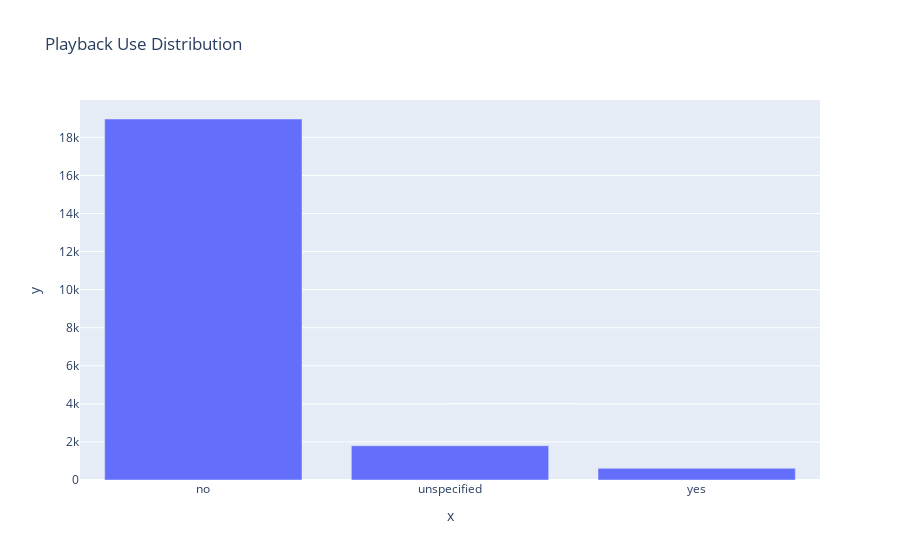

Notebook code for this chart:
### Markdown cell above
## Playback_used Distribution

Replace null values with 'unspecified'

### Code cell
train['playback_used'].fillna('unspecified', inplace=True)
counts = train['playback_used'].value_counts()
xp.bar(x=counts.index, y=counts, title='Playback Use Distribution')

### Figure 1 — Plotly figure (JSON) as saved in the notebook; plotly's stock layout.template omitted (floating-point values rounded to 4 significant figures)
{"data": [{"alignmentgroup": "True", "hovertemplate": "x=%{x}<br>y=%{y}<extra></extra>", "legendgroup": "", "marker": {"color": "#636efa"}, "name": "", "offsetgroup": "", "orientation": "v", "showlegend": false, "textposition": "auto", "type": "bar", "x": ["no", "unspecified", "yes"], "xaxis": "x", "y": [18964, 1800, 611], "yaxis": "y"}], "layout": {"autosize": true, "barmode": "relative", "legend": {"tracegroupgap": 0}, "title": {"text": "Playback Use Distribution"}, "xaxis": {"anchor": "y", "autorange": true, "domain": [0, 1], "range": [-0.5, 2.5], "title": {"text": "x"}, "type": "category"}, "yaxis": {"anchor": "x", "autorange": true, "domain": [0, 1], "range": [0, 19960.0], "title": {"text": "y"}, "type": "linear"}}}
